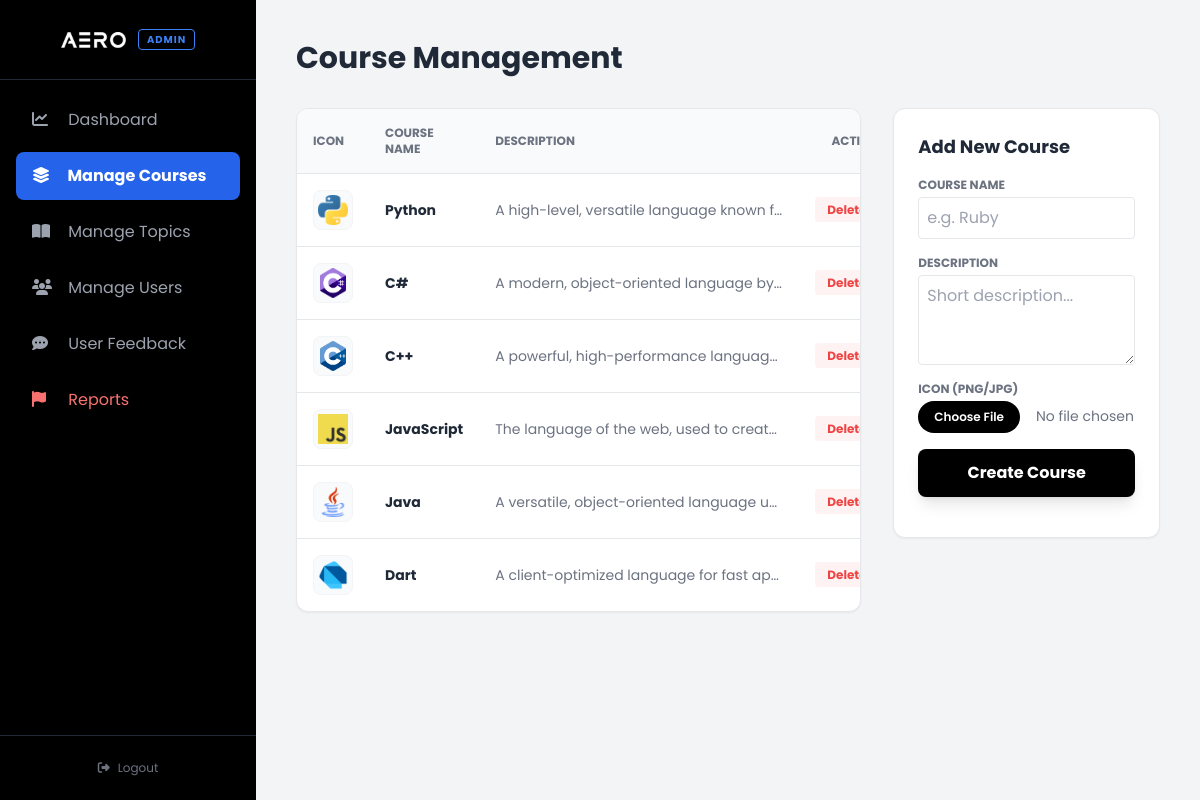
The app's page /admin/manage_languages.php with its own data.
### tables this page shows
CREATE TABLE `languages` (
  `language_id` int(11) NOT NULL,
  `name` varchar(50) NOT NULL,
  `description` text DEFAULT NULL,
  `icon_path` varchar(255) DEFAULT NULL
);

### admin/manage_languages.php (the view, shortened to what this page needs)
<?php
include '../config/db_conn.php';
include '../components/admin_sidebar.php';
$languages = $conn->query("SELECT * FROM languages");
?>
<!DOCTYPE html>
<html lang="en">
<head>
    <script src="https://cdn.tailwindcss.com"></script>
    <link rel="stylesheet" href="https://cdnjs.cloudflare.com/ajax/libs/font-awesome/6.4.0/css/all.min.css">
</head>
<body class="bg-gray-100 flex">
    <?php include('../components/admin_sidebar.php'); ?>
    <main class="ml-64 flex-1 p-10">
        <h1 class="text-3xl font-bold text-gray-800 mb-8">Course Management</h1>
        <div class="grid grid-cols-1 lg:grid-cols-3 gap-8">
            <div class="lg:col-span-2">
                <div class="bg-white rounded-xl shadow-sm border border-gray-200 overflow-hidden">
                    <table class="w-full text-left">
                        <thead class="bg-gray-50 text-gray-500 text-xs uppercase font-bold border-b">
                            <tr>
                                <th class="p-4">Icon</th>
                                <th class="p-4">Course Name</th>
                                <th class="p-4">Description</th>
                                <th class="p-4 text-right">Action</th>
                            </tr>
                        </thead>
                        <tbody class="text-sm">
                            <?php while ($row = $languages->fetch_assoc()): ?>
                                <tr class="border-b last:border-0 hover:bg-gray-50">
                                    <td class="p-4">
                                        <div class="w-10 h-10 bg-gray-50 rounded-lg flex items-center justify-center overflow-hidden border border-gray-100 p-1">
                                            <img src="../assets/images/icons/<?php echo htmlspecialchars($row['icon_path']); ?>"
                                                alt="<?php echo $row['name']; ?>"
                                                class="w-full h-full object-contain"
                                                onerror="this.src='../assets/images/icons/default_code.png'">
                                        </div>
                                    </td>
                                    <td class="p-4 font-bold text-gray-800"><?php echo htmlspecialchars($row['name']); ?></td>
                                    <td class="p-4 text-gray-500 truncate max-w-xs"><?php echo htmlspecialchars($row['description']); ?></td>
                                    <td class="p-4 text-right">
                                        <a href="manage_languages.php?delete_id=<?php echo $row['language_id']; ?>"
                                            onclick="return confirm('Delete this course? All topics inside it will be lost.');"
                                            class="text-red-500 hover:text-red-700 font-bold text-xs bg-red-50 px-3 py-1 rounded">Delete</a>
                                    </td>
                                </tr>
                            <?php endwhile; ?>
                        </tbody>
                    </table>
                </div>
            </div>
            <div>
                <div class="bg-white p-6 rounded-xl shadow-sm border border-gray-200">
                    <h2 class="text-lg font-bold text-gray-800 mb-4">Add New Course</h2>
                    <form method="POST" enctype="multipart/form-data" class="space-y-4">
                        <div>
                            <label class="block text-xs font-bold text-gray-500 uppercase mb-1">Course Name</label>
                            <input type="text" name="name" required class="w-full border p-2 rounded focus:border-black outline-none" placeholder="e.g. Ruby">
                        </div>
                        <div>
                            <label class="block text-xs font-bold text-gray-500 uppercase mb-1">Description</label>
                            <textarea name="description" required rows="3" class="w-full border p-2 rounded focus:border-black outline-none" placeholder="Short description..."></textarea>
                        </div>
                        <div>
                            <label class="block text-xs font-bold text-gray-500 uppercase mb-1">Icon (PNG/JPG)</label>
                            <input type="file" name="icon" accept="image/*" class="w-full text-sm text-gray-500 file:mr-4 file:py-2 file:px-4 file:rounded-full file:border-0 file:text-xs file:font-semibold file:bg-black file:text-white hover:file:bg-gray-800 cursor-pointer">
                        </div>
                        <button type="submit" name="add_lang" class="w-full bg-black text-white font-bold py-3 rounded-lg hover:bg-gray-800 transition shadow-lg">
                            Create Course
                        </button>
                    </form>
                </div>
            </div>
        </div>
    </main>
</body>
</html>

### admin/manage_languages.php (style rules this page uses)
body { font-family: 'Poppins', sans-serif; }

### records on screen
languages: icon_path (picture), name "Python", description "A high-level, versatile language known f…"
languages: icon_path (picture), name "C#", description "A modern, object-oriented language by…"
languages: icon_path (picture), name "C++", description "A powerful, high-performance languag…"
languages: icon_path (picture), name "JavaScript", description "The language of the web, used to creat…"
languages: icon_path (picture), name "Java", description "A versatile, object-oriented language u…"
languages: icon_path (picture), name "Dart", description "A client-optimized language for fast ap…"
